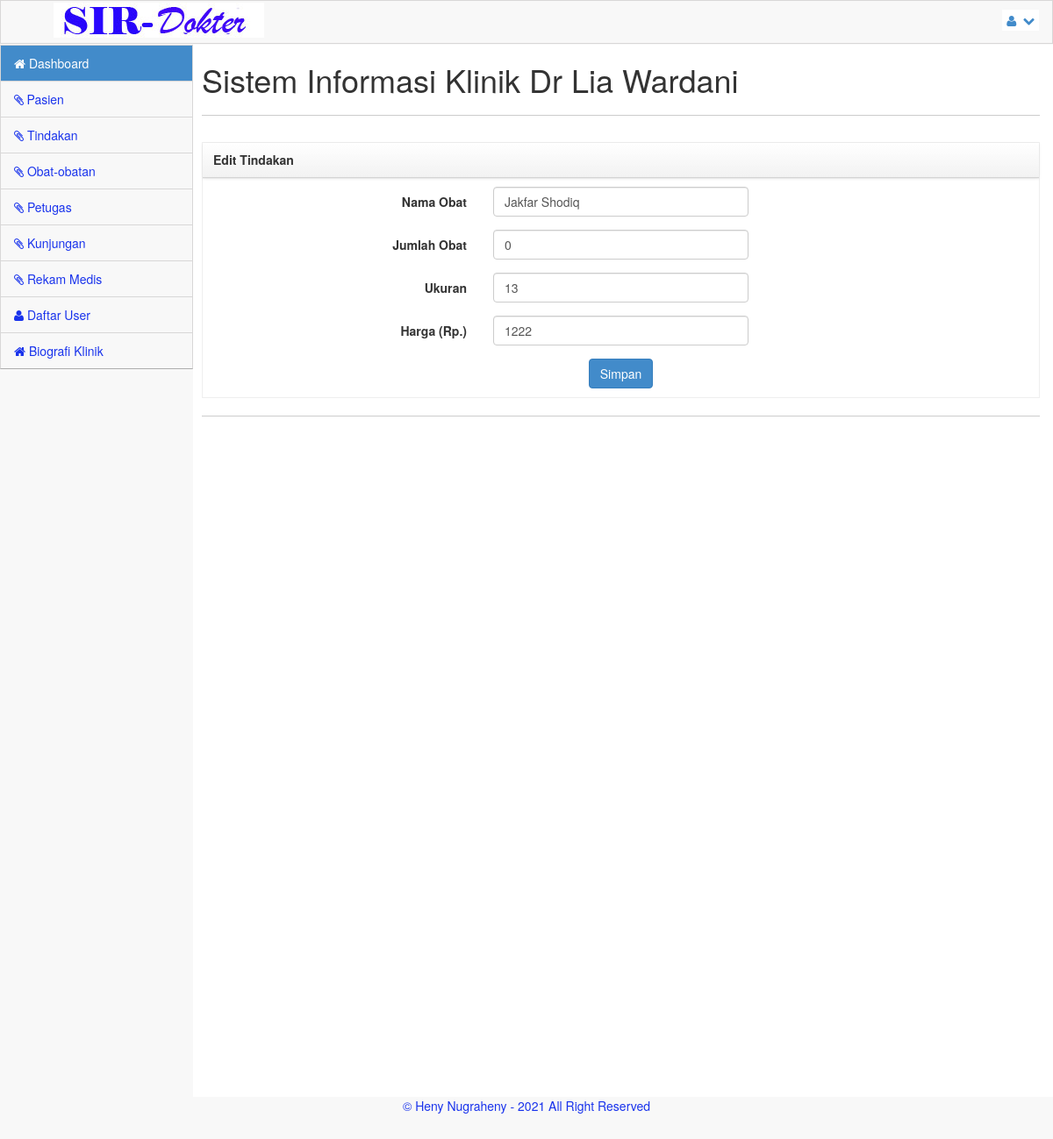
/admin?menu=obat_edit&aksi=edit&nmr=7 (signed in), run on the app's committed database.
### tables this page shows
CREATE TABLE `obat` (
  `kd_obat` int(11) NOT NULL,
  `nm_obat` varchar(300) NOT NULL,
  `jml_obat` int(11) NOT NULL,
  `ukuran` int(11) NOT NULL,
  `harga` int(25) NOT NULL
);

### admin/obat_edit.php (the view, shortened to what this page needs)
<?php
if($_GET["aksi"] && $_GET["nmr"]){
include_once("../library/koneksi.php");
$edit = mysqli_query($koneksi,"select * from obat where kd_obat='".$_GET["nmr"]."'");
$editDb = mysqli_fetch_assoc($edit);
?>
<div class="box">
	<header>
		<h5>Edit Tindakan</h5>
	</header>
		<div class="body">
			<form action="" method="post" class="form-horizontal">
						<div class="form-group">
							<label class="control-label col-lg-4">Nama Obat</label>
							<div class="col-lg-4">
								<input type="text" value="<?php echo $editDb["nm_obat"];?>" required name="nama" class="form-control" />
							</div>
						</div>
						<div class="form-group">
							<label class="control-label col-lg-4">Jumlah Obat</label>
							<div class="col-lg-4">
								<input type="number" value="<?php echo $editDb["jml_obat"];?>" required name="jml" class="form-control" />
							</div>
						</div>
						<div class="form-group">
							<label class="control-label col-lg-4">Ukuran</label>
							<div class="col-lg-4">
								<input type="number" value="<?php echo $editDb["ukuran"];?>" required name="ukr" class="form-control" />
							</div>
						</div>
						<div class="form-group">
							<label class="control-label col-lg-4">Harga (Rp.)</label>
							<div class="col-lg-4">
								<input type="text" value="<?php echo $editDb["harga"];?>" required name="hrg" class="form-control" />
							</div>
						</div>
						<div class="form-actions no-margin-bottom" style="text-align:center;">
							<input type="submit" name="obt" value="Simpan" class="btn btn-primary" />
						</div>
					</form>
		</div>
</div>
<?php } ?>

### css/main.css (style rules this page uses)
@media (min-width: 768px) { html, body { height: 100%; } }
body.padTop53 { padding-top: 75px; overflow: visible; }
@media (min-width: 802px) { body.padTop53 { padding-top: 51px; } }
.box { position: relative; display: block; margin: 10px auto; border: 1px solid #efefef; }
.box header { background-repeat: repeat-x; border-bottom: 1px solid #d4d4d4; -webkit-box-shadow: 0 1px 4px rgba(0, 0, 0, 0.065); box-shadow: 0 1px 4px rgba(0, 0, 0, 0.065); background-image: linear-gradient(to bottom, #ffffff 0%, #f2f2f2 100%); }
.box header:before, .box header:after { display: table; content: " "; }
.box header:after { clear: both; }
.box header .icons, .box header h5, .box header .toolbar { position: relative; display: block; float: left; min-height: 1px; padding: 0; margin: 0; }
.box header h5 { padding: 12px; font-weight: bold; }
.box .body { padding: 10px; -webkit-box-shadow: inset 0 1px 1px rgba(0, 0, 0, 0.05); box-shadow: inset 0 1px 1px rgba(0, 0, 0, 0.05); }

### css/MoneAdmin.css (style rules this page uses)
body { background-color: #f8f8f8; }

### data on the page
obat: nama "Jakfar Shodiq", jml "0", ukr "13", hrg "1222"
